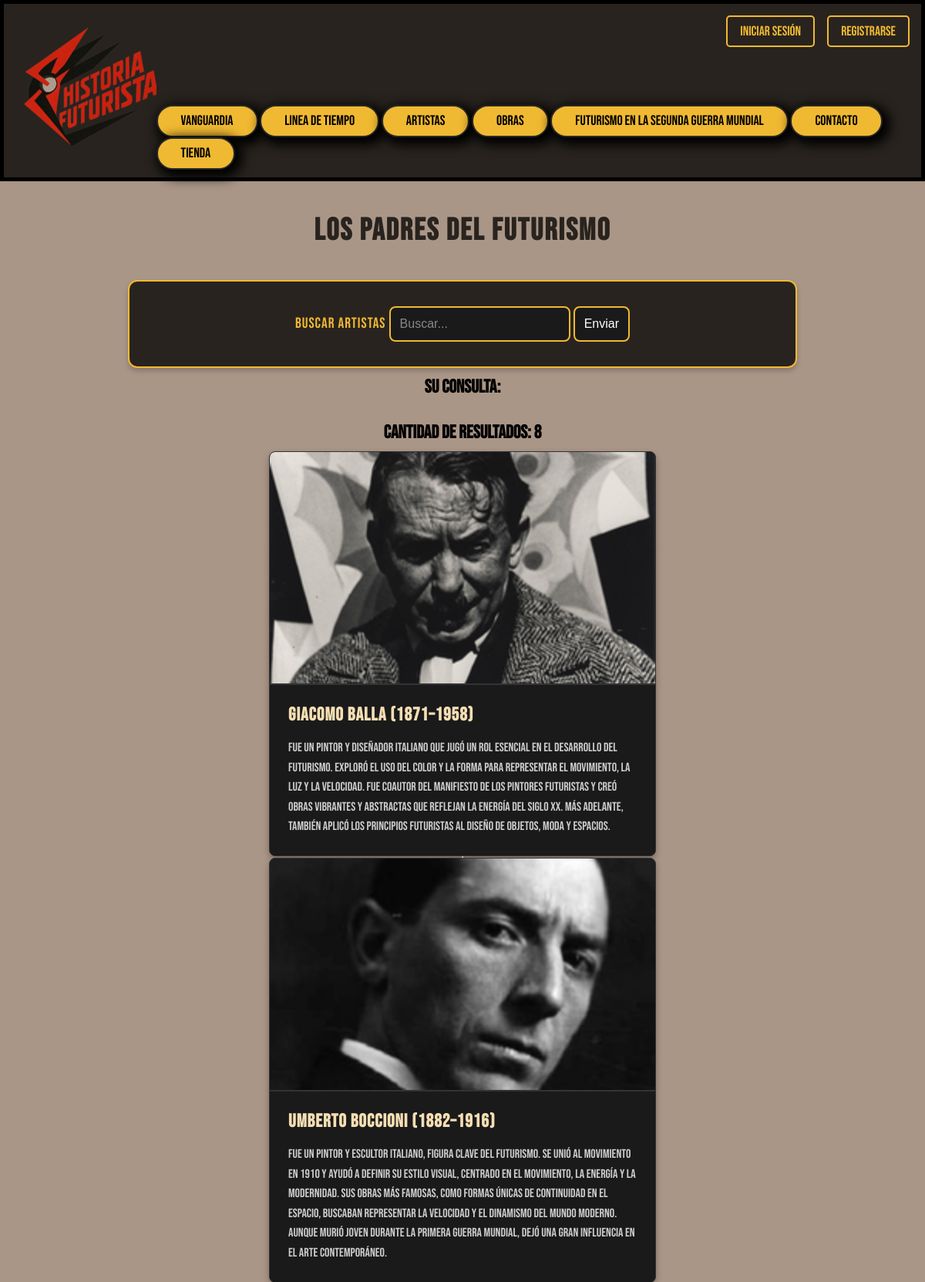
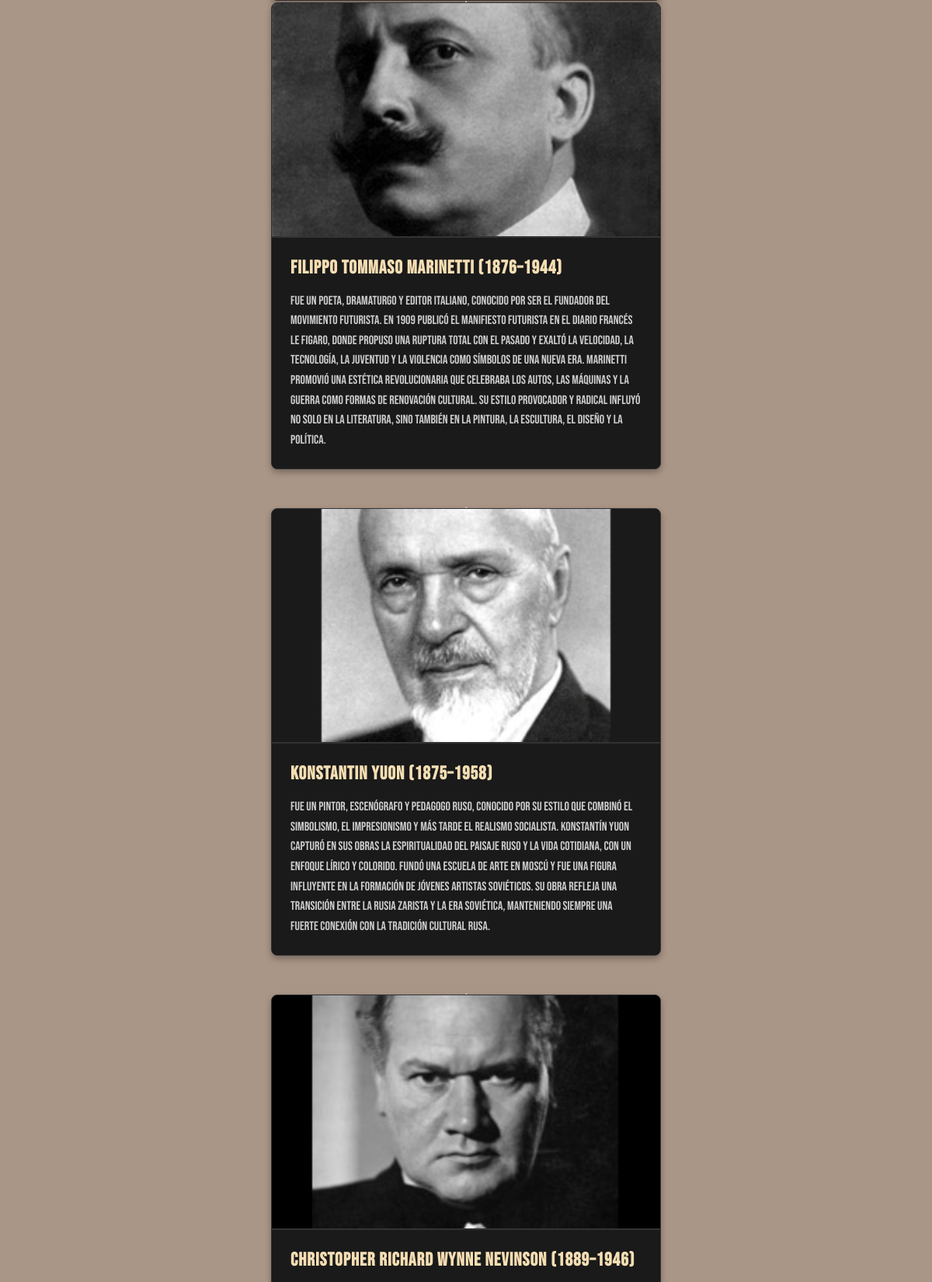
The app's page /resultados.php (upper part) with its own data (2 pictures, top to bottom).
### tables this page shows
CREATE TABLE `artistas` (
  `id` int(8) NOT NULL,
  `nombre` varchar(255) NOT NULL,
  `bio` text NOT NULL
);

### resultados.php (the view, shortened to what this page needs)
<!doctype html>
<html>
<head>
    <link rel="stylesheet" href="estilos.css">
    <link rel="stylesheet"href="https://cdnjs.cloudflare.com/ajax/libs/font-awesome/4.7.0/css/font-awesome.min.css">
    </head>
<body>
    <header>
        <div class="auth-links">
            <a href="login.php">Iniciar Sesión</a>
            <a href="registro.html">Registrarse</a>
        </div>
        <div class="logo">
            <a href="index.html"><img src="img/logo.png"></a>
        </div>
        <nav id="navegador">
            <div class="boton">
                <a href="vanguardia.html">Vanguardia</a>
            </div>
            <div class="boton">
                <a href="linea de tiempo.html">Linea de Tiempo</a>
            </div>
            <div class="boton">
                <a href="artistas.html">Artistas</a>
            </div>
            <div class="boton">
                <a href="obras.html">Obras</a>
            </div>
            <div class="boton">
                <a href="futu_ww2.php">Futurismo en la segunda guerra mundial</a>
            </div>
            <div class="boton">
                <a href="contacto.html">Contacto</a>
            </div>
            <div class="boton">
              <a href="tienda.php">Tienda</a>
          </div>
        </nav>
    </header>
  <div class="h2">
    <h2>Los padres del Futurismo</h2>
  </div>
<div class="form">
  <div class="form-group">
  <form action="resultados.php" method="post">
    <label>Buscar Artistas
    <input type="search" name="buscar" placeholder="Buscar..." />
    <input type="submit" value="Enviar">
    </label>
    </form>
  </div>
</div>
	<section>
    <h1 style= "padding: 10px;
    display: flex;
    justify-content: center;
     ">
<?php
	include('conectar.php');
	$buscar = $_POST['buscar'];
  	echo "Su consulta: <em>".$buscar."</em><br>";
	$consulta = mysqli_query($conexion, "SELECT * FROM artistas WHERE nombre LIKE '%$buscar%'");
?>
</h1>
<article style="    width: 60%;
    margin: 0 auto;
    padding: 10px;
    justify-items: center;">
   <h2 style="padding: 10px">
	<p>Cantidad de Resultados:
	<?php
		$nros=mysqli_num_rows($consulta);
		echo $nros;
	?>
	</p>
    </h2>
	<?php
		while($resultados=mysqli_fetch_array($consulta)) {
	?>
    <p>
    <?php
			echo $resultados['bio'] . "";
	?>
    </p>
    <hr/>
    <?php
		}
	?>
</body>
</html>

### estilos.css (style rules this page uses)
* { margin: 0; padding: 0; }
body { font-family: "Bebas Neue", sans-serif; font-weight: 400; font-style: normal; }
header { background: #28231e; border: 5px solid #000; }
body { background: #aa9687; }
header { display: flex; align-items: flex-end; justify-content: space-between; padding: 10px; box-sizing: border-box; }
nav a { color: rgb(0, 0, 0); text-decoration: none; margin: 10px; padding: 10px; }
.boton { background-color: #f0b932; font-size: 18px; line-height: 18px; padding: 10px; border-radius: 50px; font-weight: normal; text-decoration: none; font-style: normal; font-variant: normal; text-transform: none; box-shadow: rgb(0, 0, 0) 5px 5px 15px 5px; border: 2px solid rgb(38, 39, 39); display: inline-block; }
.h2 { display: flex; color: rgb(0, 0, 0); justify-content: center; padding: 8px; }
.form { max-width: 800px; margin: auto; border: 1px solid black; padding: 20px; border-radius: 10px; display: flex; justify-content: center; }
.logo { overflow: hidden; }
.artists-row { display: flex; justify-content: space-around; gap: 2rem; margin-bottom: 3rem; }
.artist-card { flex: 1; max-width: 500px; background: #1a1a1a; border-radius: 8px; box-shadow: 0 4px 8px rgba(0,0,0,0.3); overflow: hidden; transition: transform 0.3s ease; border: 1px solid #333; }
.artist-image { width: 100%; height: 300px; overflow: hidden; border-bottom: 2px solid #333; }
.artist-image img { width: 100%; height: 100%; object-fit: cover; transition: transform 0.3s ease; }
.artist-info { padding: 1.5rem; background: #1a1a1a; }
.artist-info h3 { margin: 0 0 1rem 0; color: wheat; font-size: 1.5rem; font-family: 'Bebas Neue', sans-serif; letter-spacing: 1px; }
.artist-info p { margin: 0; color: #ccc; line-height: 1.6; }
.form { max-width: 800px; margin: 0 auto; background: #28231e; padding: 2rem; border-radius: 12px; box-shadow: 0 4px 6px rgba(0, 0, 0, 0.2); border: 2px solid #f0b932; }
.form-group { display: flex; flex-direction: column; gap: 0.5rem; }
.form-group label { font-family: 'Bebas Neue', sans-serif; font-size: 1.2rem; color: #f0b932; letter-spacing: 1px; }
.form-group input, .form-group select, .form-group textarea { padding: 12px; border: 2px solid #f0b932; border-radius: 8px; font-size: 1rem; transition: all 0.3s ease; background-color: #1a1a1a; color: #ffffff; }
.form-group input::placeholder, .form-group textarea::placeholder { color: #888; }
.h2 h2 { color: #28231e; font-size: 2.5rem; text-align: center; margin: 2rem 0; font-family: 'Bebas Neue', sans-serif; letter-spacing: 2px; text-transform: uppercase; }

### resultados.php (style rules this page uses)
.auth-links { position: absolute; right: 20px; top: 20px; display: flex; gap: 1rem; z-index: 100; }
.auth-links a { color: #f0b932; text-decoration: none; font-size: 1.1rem; padding: 0.5rem 1rem; border: 2px solid #f0b932; border-radius: 5px; transition: all 0.3s ease; }

### records on screen
artistas: bio (picture), bio "Giacomo Balla (1871–1958) Fue un pintor y diseñador italiano que jugó un rol esencial en el desarrollo del Futurismo. Exploró el uso del color y la forma para representar el movimiento, la luz y la velocidad. Fue coautor del Manifiesto de los Pintores Futuristas y creó obras vibrantes y abstractas que reflejan la energía del siglo XX. Más adelante, también aplicó los principios futuristas al diseño de objetos, moda y espacios."
artistas: bio (picture), bio "Umberto Boccioni (1882–1916) Fue un pintor y escultor italiano, figura clave del Futurismo. Se unió al movimiento en 1910 y ayudó a definir su estilo visual, centrado en el movimiento, la energía y la modernidad. Sus obras más famosas, como Formas únicas de continuidad en el espacio, buscaban representar la velocidad y el dinamismo del mundo moderno. Aunque murió joven durante la Primera Guerra Mundial, dejó una gran influencia en el arte contemporáneo."
artistas: bio (picture), bio "Filippo Tommaso Marinetti (1876–1944) Fue un poeta, dramaturgo y editor italiano, conocido por ser el fundador del movimiento futurista. En 1909 publicó el Manifiesto Futurista en el diario francés Le Figaro, donde propuso una ruptura total con el pasado y exaltó la velocidad, la tecnología, la juventud y la violencia como símbolos de una nueva era. Marinetti promovió una estética revolucionaria que celebraba los autos, las máquinas y la guerra como formas de renovación cultural. Su estilo provocador y radical influyó no solo en la literatura, sino también en la pintura, la escultura, el diseño y la política."
artistas: bio (picture), bio "Konstantin Yuon (1875–1958) Fue un pintor, escenógrafo y pedagogo ruso, conocido por su estilo que combinó el simbolismo, el impresionismo y más tarde el realismo socialista. Konstantín Yuon capturó en sus obras la espiritualidad del paisaje ruso y la vida cotidiana, con un enfoque lírico y colorido. Fundó una escuela de arte en Moscú y fue una figura influyente en la formación de jóvenes artistas soviéticos. Su obra refleja una transición entre la Rusia zarista y la era soviética, manteniendo siempre una fuerte conexión con la tradición cultural rusa."
artistas: bio (picture), bio "Christopher Richard Wynne Nevinson (1889–1946)"

### other values on screen
$nros "8"
